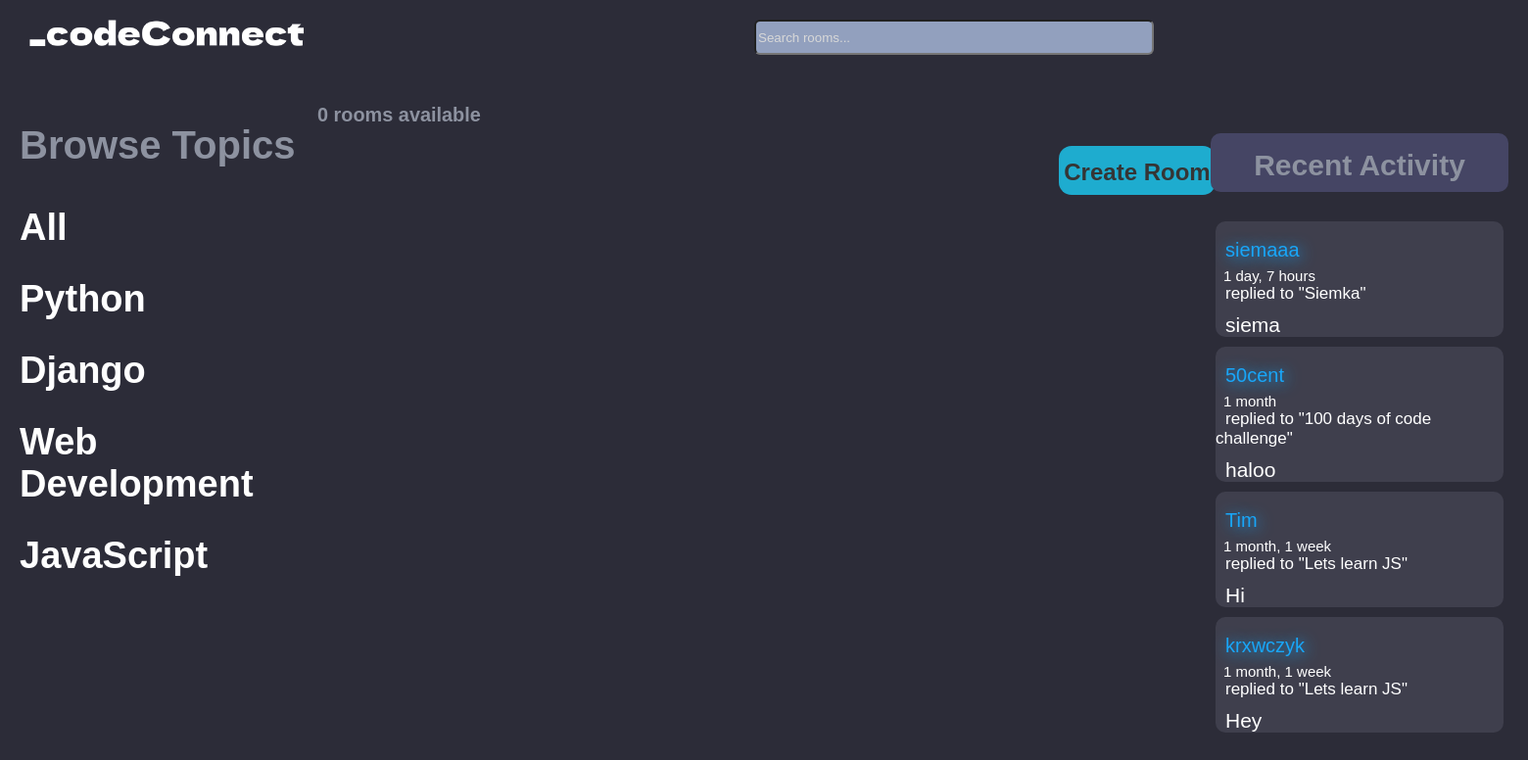
Page /?q=Python on the committed database.
### base/models.py (models this page shows, shortened)
class Topic(models.Model):
    name = models.CharField(max_length=200)

class Message(models.Model):
    user = models.ForeignKey(User, on_delete=models.CASCADE)
    room = models.ForeignKey(Room, on_delete=models.CASCADE)
    body = models.TextField()
    updated = models.DateTimeField(auto_now=True)
    created = models.DateTimeField(auto_now_add=True)
    class Meta:
        ordering = ['-updated', '-created']
    def __str__(self):
        return self.body[0:50]

class Room(models.Model):
    host = models.ForeignKey(User, on_delete=models.SET_NULL, null=True)
    topic = models.ForeignKey(Topic, on_delete=models.SET_NULL, null=True)
    name = models.CharField(max_length=200)
    description = models.TextField(null=True, blank=True)
    participants = models.ManyToManyField(User, related_name='participants', blank=True)
    updated = models.DateTimeField(auto_now=True)
    created = models.DateTimeField(auto_now_add=True)
    class Meta:
        ordering = ['-updated', '-created']
    def __str__(self):
        return self.name

### base/views.py (the view)
# urls.py: path('', views.home, name="home"),
def home(request):
    q = request.GET.get('q') if request.GET.get('q') != None else ''
    rooms = Room.objects.filter(
        Q(topic__name__icontains=q) |
        Q(name__icontains=q) |
        Q(description__icontains=q)
        )
    topics = Topic.objects.all()
    room_count = rooms.count()
    room_messages = Message.objects.all()
    context = {'rooms': rooms, 'topics':topics,
               'room_count': room_count,
               'room_messages':room_messages}
    return render(request, 'base/home.html', context)

### base/templates/base/home.html (shortened to what this page needs)
{% extends 'main.html' %}
{% block content %}
<div class="home-container">
    <div class="topics">
        <h3>Browse Topics</h3>
        <div class="topic_name">
            <a href="{% url 'home' %}">All</a>
        </div>
        {% for topic in topics %}
            <div class="topic_name">
                <a href="{% url 'home' %}?q={{topic.name}}">{{topic.name}}</a>
            </div>
        {% endfor %}
    </div>
    <div class="available">
        <div class="create">
        <h3>{{room_count}} rooms available</h3>
        <div class="btn"><a href="{% url 'create-room' %}">Create Room</a></div>
        </div>
    </div>
    <div class="activity">
        <h3>Recent Activity</h3>
        {% for message in room_messages %}
            <div class="message">
                <small><div class="user">{{message.user}}</div><div class="time"> {{message.created|timesince}}</div></small>
                <small class="reply">replied to "{{message.room}}"</small>
                <p>{{message}}</p>
            </div>
        {% endfor %}
    </div>
</div>
{% endblock %}

### static/css/style.css (style rules this page uses)
body { background-color: rgb(44, 44, 56); font-family: arial; margin: 20px; }
.home-container { display:grid; grid-template-columns: 1fr 3fr 1fr; }
.topics h3 { color:rgb(141, 146, 160); font-size: 40px; }
.topic_name a { text-decoration: none; color:rgb(255, 255, 255); font-size: 38px; font-weight: 600; }
.topic_name { margin-top: 30px; }
.message { border: none; margin:5px; border-radius: 10px; background-color: rgb(63, 63, 77); }
.activity { color: white; border: none; border-radius: 10px; margin-top: 80px }
.message small { margin: 5px; }
.message .user { color: rgb(25, 166, 248);; margin-left: 10px; text-shadow: 2px 2px 15px rgb(25, 166, 248); font-size: 20px; padding-bottom: 6px; }
.activity h3 { border-radius: 10px; height: 60px; text-align: center; line-height: 65px; font-size: 30px; margin-top: 0px; background-color: rgb(69, 69, 100); color:rgb(141, 146, 160); }
::placeholder { color: rgb(216, 216, 216); opacity: 1; }
.topics { margin-top: 30px; }
.available { margin-top:30px; }
.time { margin-left: 8px; font-size: 15px; }
.reply { font-size: 17px; }
.message p { margin-left: 10px; margin: 10px; font-size: 21px; }
.create { color: rgb(141, 146, 160); font-size: 17px; }
.create .btn { width: 160px; font-size: 24px; height: 50px; background-color: rgb(30, 172, 207); border-radius: 13px; line-height: 54px; text-align: center; margin-left: 83%; margin-bottom: 7px; font-weight: 600; }
.btn a { text-decoration: none; color: rgb(53, 53, 53); }
.user { color: rgb(25, 166, 248); margin-left: 2px; text-shadow: 2px 2px 15px rgb(25, 166, 248); font-size: 20px; padding-bottom: 5px; }

### rows in the picture
Topic: name "Python"
Topic: name "Django"
Topic: name "Web Development"
Topic: name "JavaScript"
Message: user "siemaaa", created "1 day, 7 hours", room "Siemka", body "siema"
Message: user "50cent", created "1 month", room "100 days of code challenge", body "haloo"
Message: user "Tim", created "1 month, 1 week", room "Lets learn JS", body "Hi"
Message: user "krxwczyk", created "1 month, 1 week", room "Lets learn JS", body "Hey"

### other values in the picture
{{ room_count }} "0"
